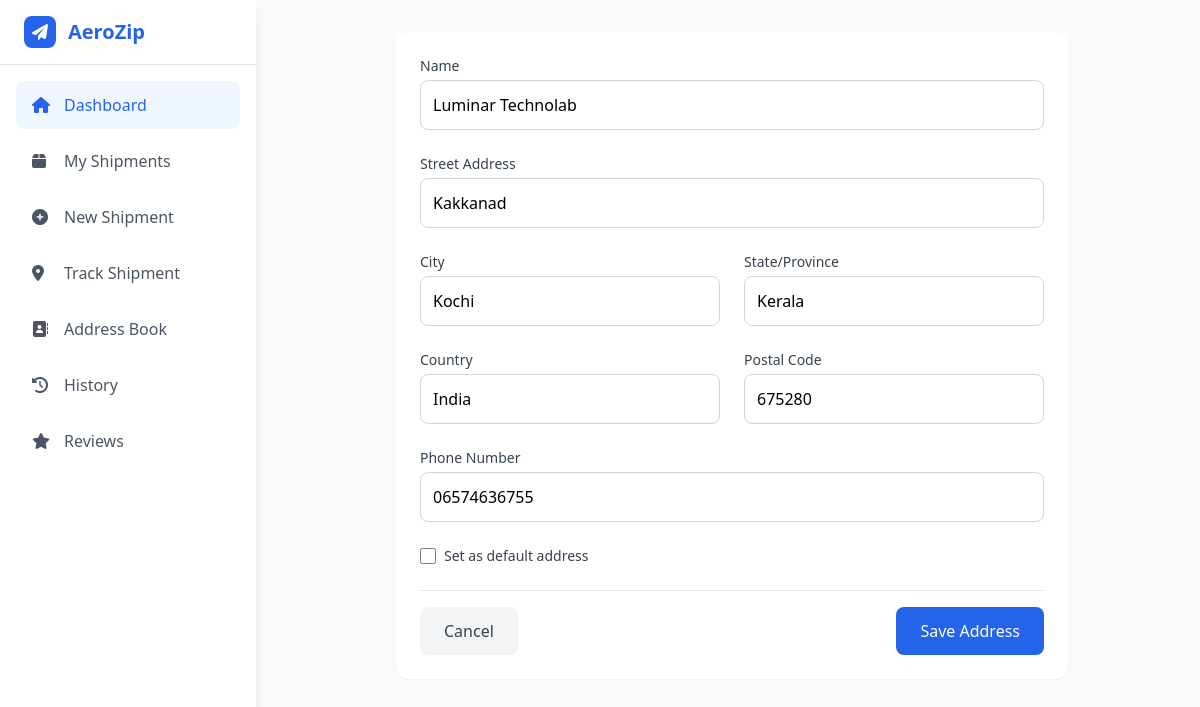
/edit_address/1/ (signed in), run on an earlier commit of the app's database.
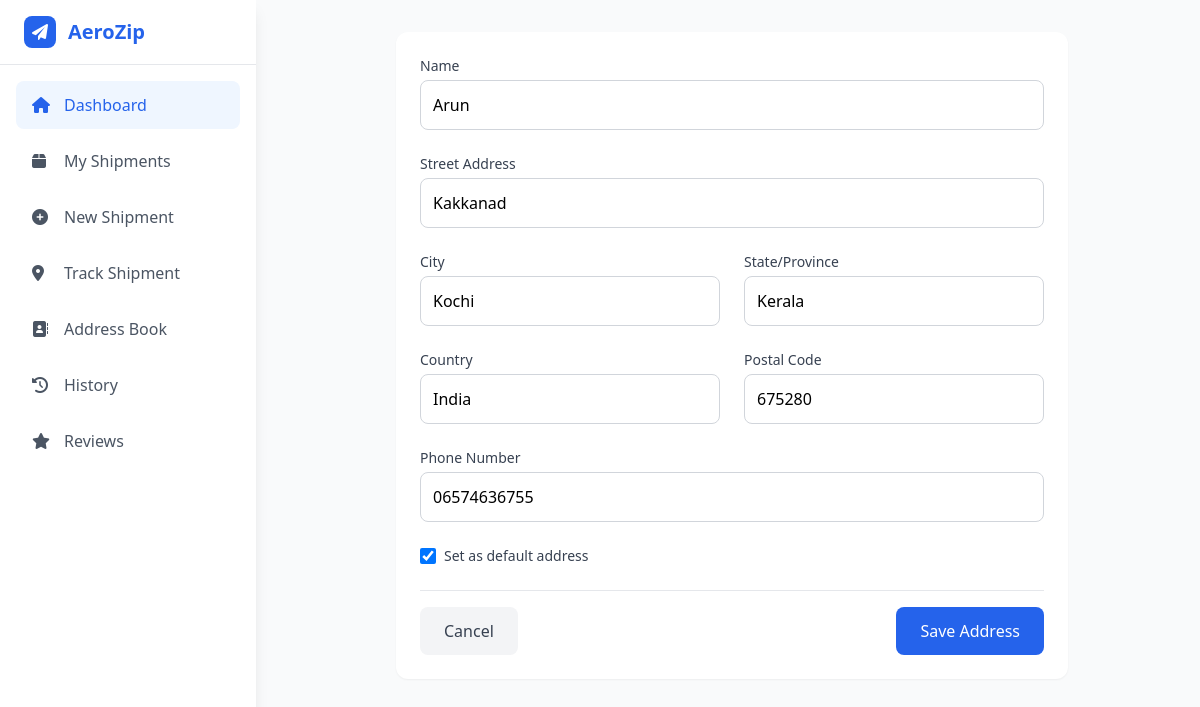
And on a later commit of the database.
### main/models.py (models this page shows, shortened)
class Address(models.Model):
    user = models.ForeignKey(CustomUser, on_delete=models.CASCADE)
    name = models.CharField(max_length=100)
    street_address = models.CharField(max_length=200)
    city = models.CharField(max_length=100)
    state = models.CharField(max_length=100)
    country = models.CharField(max_length=100)
    postal_code = models.CharField(max_length=20)
    phone = models.CharField(max_length=20)
    is_default = models.BooleanField(default=False)

### users/views.py (the view)
# urls.py: path('edit_address/<int:address_id>/',edit_address,name='edit_address'),
@login_required
def edit_address(request, address_id):
    address = get_object_or_404(Address, id=address_id, user=request.user)
    if request.method == 'POST':
        form = AddressForm(request.POST, instance=address)
        if form.is_valid():
            if form.cleaned_data.get('is_default'):
                Address.objects.filter(user=request.user, is_default=True).update(is_default=False)
            form.save()
            return redirect('add')
    else:
        form = AddressForm(instance=address)
    return render(request, 'add_form.html', {
        'form': form,
        'title': 'Edit Address',
        'address': address
    })

### main/forms.py
class AddressForm(forms.ModelForm):
    class Meta:
        model = Address
        exclude = ['user']

### users/templates/add_form.html (shortened to what the changed rows need)
{% extends 'user_home.html' %}
{% block content %}
        <main class="flex-1 ml-2">
            <div class="p-8">
                <div class="bg-white rounded-xl shadow-sm p-6 max-w-2xl mx-auto">
                    <form method="post">
                        <div class="grid grid-cols-1 md:grid-cols-2 gap-6 mb-6">
                            <div class="col-span-2">
                                <label for="{{ form.name.id_for_label }}" class="block text-sm font-medium text-gray-700 mb-1">
                                    Name
                                </label>
                                <input type="text" name="{{ form.name.name }}" id="{{ form.name.id_for_label }}"
                                    class="w-full p-3 border border-gray-300 rounded-lg focus:ring-blue-500 focus:border-blue-500"
                                    value="{{ form.name.value|default:'' }}" required>
                            </div>
                            <div class="col-span-2">
                                <label for="{{ form.street_address.id_for_label }}" class="block text-sm font-medium text-gray-700 mb-1">
                                    Street Address
                                </label>
                                <input type="text" name="{{ form.street_address.name }}" id="{{ form.street_address.id_for_label }}"
                                    class="w-full p-3 border border-gray-300 rounded-lg focus:ring-blue-500 focus:border-blue-500"
                                    value="{{ form.street_address.value|default:'' }}" required>
                            </div>
                            <div>
                                <label for="{{ form.city.id_for_label }}" class="block text-sm font-medium text-gray-700 mb-1">
                                    City
                                </label>
                                <input type="text" name="{{ form.city.name }}" id="{{ form.city.id_for_label }}"
                                    class="w-full p-3 border border-gray-300 rounded-lg focus:ring-blue-500 focus:border-blue-500"
                                    value="{{ form.city.value|default:'' }}" required>
                            </div>
                            <div>
                                <label for="{{ form.state.id_for_label }}" class="block text-sm font-medium text-gray-700 mb-1">
                                    State/Province
                                </label>
                                <input type="text" name="{{ form.state.name }}" id="{{ form.state.id_for_label }}"
                                    class="w-full p-3 border border-gray-300 rounded-lg focus:ring-blue-500 focus:border-blue-500"
                                    value="{{ form.state.value|default:'' }}" required>
                            </div>
                            <div>
                                <label for="{{ form.country.id_for_label }}" class="block text-sm font-medium text-gray-700 mb-1">
                                    Country
                                </label>
                                <input type="text" name="{{ form.country.name }}" id="{{ form.country.id_for_label }}"
                                    class="w-full p-3 border border-gray-300 rounded-lg focus:ring-blue-500 focus:border-blue-500"
                                    value="{{ form.country.value|default:'' }}" required>
                            </div>
                            <div>
                                <label for="{{ form.postal_code.id_for_label }}" class="block text-sm font-medium text-gray-700 mb-1">
                                    Postal Code
                                </label>
                                <input type="text" name="{{ form.postal_code.name }}" id="{{ form.postal_code.id_for_label }}"
                                    class="w-full p-3 border border-gray-300 rounded-lg focus:ring-blue-500 focus:border-blue-500"
                                    value="{{ form.postal_code.value|default:'' }}" required>
                            </div>
                            <div class="col-span-2">
                                <label for="{{ form.phone.id_for_label }}" class="block text-sm font-medium text-gray-700 mb-1">
                                    Phone Number
                                </label>
                                <input type="tel" name="{{ form.phone.name }}" id="{{ form.phone.id_for_label }}"
                                    class="w-full p-3 border border-gray-300 rounded-lg focus:ring-blue-500 focus:border-blue-500"
                                    value="{{ form.phone.value|default:'' }}" required>
                            </div>
                            <div class="col-span-2">
                                <div class="flex items-center">
                                    <input type="checkbox" name="{{ form.is_default.name }}" id="{{ form.is_default.id_for_label }}"
                                        class="h-4 w-4 text-blue-600 focus:ring-blue-500 border-gray-300 rounded"
                                        {% if form.is_default.value %}checked{% endif %}>
                                    <label for="{{ form.is_default.id_for_label }}" class="ml-2 block text-sm text-gray-700">
                                        Set as default address
                                    </label>
                                </div>
                            </div>
                        </div>
                    </form>
                </div>
            </div>
        </main>
    </div>
{% endblock %}

What changed in the data, as far as the page shows it:
changed Address "Kakkanad": name "Luminar Technolab" → "Arun"
Also different on the page:
form field is_default: "☐" → "☑"
